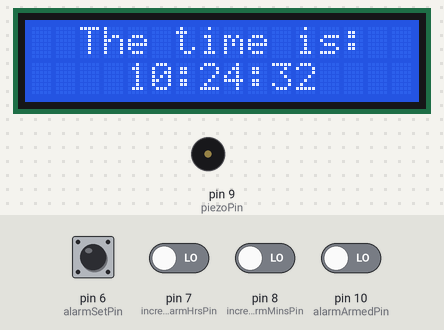
The sketch below on a simulated Arduino Uno, built with avr-gcc and run on an emulated ATmega328P. Shown: 16×2 character LCD, buzzer (waves = sounding, pin HIGH). The inputs (shaded band) are chosen by the test bench; at power-on: pin 6 (alarmSetPin), pin 7 (incrementAlarmHrsPin), pin 8 (incrementAlarmMinsPin), pin 10 (alarmArmedPin) LOW. The local clock reads 2024-03-15 10:24:30 at power-on unless the sketch sets it.

Above: at 2.2 s.
2.3 s: pin 6 (alarmSetPin) pulled HIGH for 0.15 s
At 2.38 s:
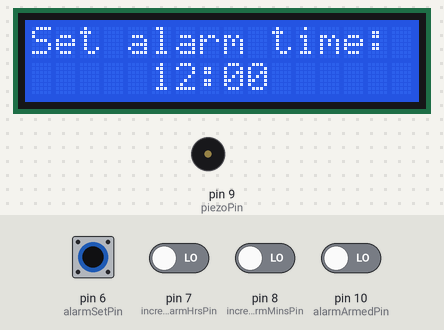
3.9 s: pin 10 (alarmArmedPin) driven HIGH
At 4.8 s:
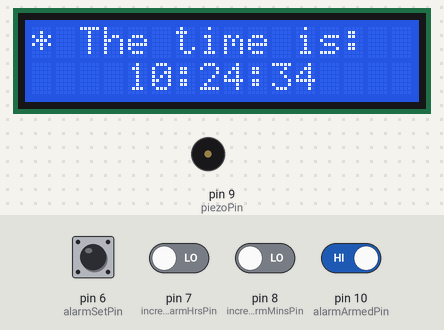
6.9 s: pin 10 (alarmArmedPin) driven LOW
At 7.8 s:
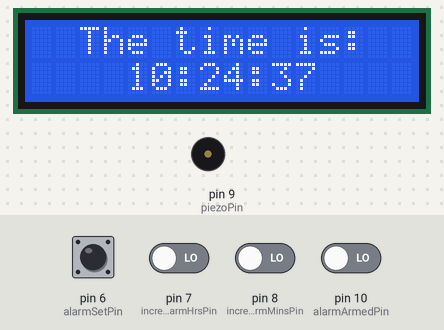
Timing chart, 0 to 9.9 s (numbered marks = the images above; inputs shaded):
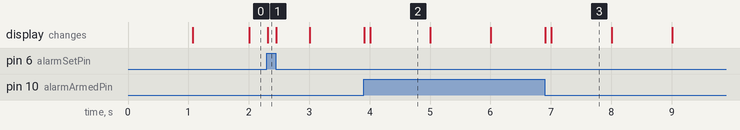

Measured:
- after the input at 2.3 s, the display: changes at once (image 1)
- after the input at 3.9 s, the display: first changes at once (image 2 shows a later state)
- after the input at 6.9 s, the display: first changes at once (image 3 shows a later state)
- what the display in image 2 shows lasts 1.0 s, from 4.0 s to 5.0 s

The sketch:

AlarmClock.ino
```cpp
/* Adapted from Arduino Projects for Dummies by Brock Craft
 *
 * Chapter 7: Building an Arduino Clock
 * An alarm clock that uses the Adafruit Industries DS1307 RTC Breakout board
 * and a 16x2 Parallel LCD Display
 *
 * Uses the following libraries:Wire,LiquitCrystal,
 * and the Adafruit RTC library
*/

#include <Wire.h>          // I2C Wire Library for communicating with the DS1307 RTC
#include "RTClib.h"        // Date and time functions for the DS1307 RTC connected
#include <LiquidCrystal.h> // Display functions for the LCD Display

RTC_DS1307 rtc;                         // Create a realtime clock called rtc
LiquidCrystal lcd(12, 11, 5, 4, 3, 2);  // Create an LCD called lcd

DateTime now;        // Creates a DateTime object called now so that we can read from the RTC module

boolean displayAlarmSet = false;  // Whether we are in the show time mode or show alarm set mode
boolean alarm = false;   // Whether the alarm is set or not
boolean armed = false;   // Whether the alarm is armed or not

int alarmHrs = 12;   // You can set the alarm time in code, here
int alarmMins = 00;

// User input to set alarm time
const int alarmSetPin=6;           // Used to change to alarm set mode
const int incrementAlarmHrsPin=7;  // Used to increment the alarm hours in alarm set mode
const int incrementAlarmMinsPin=8; // Used to increment the alarm minutes in alarm set mode
const int piezoPin = 9;            // Used for the piezoelectric sounder
const int alarmArmedPin=10;        // Use to enable the alarm to go off


void setup () {
  Wire.begin();      // Enables the communication for the LCD
  rtc.begin();       // Enables the RTC
  lcd.begin(16, 2);  // Enables he LCD
  lcd.print("  It's Alive!");    // Print a message, centered, to the LCD to confirm is working
  delay(1000);                    // Wait a moment so we can read it
  lcd.clear();       // Clear the LCD

  // Set several pins for input and output
  pinMode(alarmSetPin, INPUT);
  pinMode(incrementAlarmHrsPin, INPUT);
  pinMode(incrementAlarmMinsPin, INPUT);
  pinMode(piezoPin, OUTPUT);
  pinMode(alarmArmedPin, INPUT);

}

void loop () {
  now = rtc.now(); // Get the current time

  int alarmArmed=digitalRead(alarmArmedPin);
  if (alarmArmed==HIGH){
   armed=true;
  } else {
   armed=false;
  }

  // Determine whether to sound the alarm or not
 if(armed){        // If the alarm is armed and...
  if (!alarm){     // If we are not currently sounding the alarm
    checkAlarm();  // Check to see if it is the time it should be triggered
  }
  else {
    soundAlarm();  // Otherwise, we should be sounding the alarm, so do it.
  }
}
  // Check whether we are in Alarm Set mode
  int setMode = digitalRead(alarmSetPin);  // Read the pin that the switch is on
  if (setMode==HIGH){      // If the pin is high
    displayAlarmSet=true;  // Set displayAlarmSet true. It's used by updateDisplay to switch between showing alarm or current time
    setAlarm();            // Go read the switches to set the alarm
  }
  else {                   // If we aren't in set mode
    displayAlarmSet=false; // We are not is net mode so make sure the flag is correct
  }

  // Refresh the display
  updateDisplay();
}

// Update the display with either the current time or the time the alarm is set for
void updateDisplay(){

   if(displayAlarmSet){   // If we are in alarm set mode, DISPLAY ALARM SET TEXT
    lcd.setCursor(0, 0);  // Set the cursor at the column zero, upper row
    lcd.print("Set alarm time: ");
    lcd.setCursor(4, 1);  // Move the cursor to column four, lower row
    lcd.print(" ");       // Write over digits of the time that was previously displayed
    lcd.setCursor(5, 1);  // Move to the next column so the time will be centered
    if (alarmHrs<10){     // Integers of 0-9 are only one digit. If so...
      lcd.print(0);       // ... add a zero in front of it
    }
    lcd.print(alarmHrs);  // Print the current alarm hour
    lcd.setCursor(7, 1);  // Move to the next column
    lcd.print(":");       // And print the colon
    lcd.setCursor(8, 1);  // Move to the next column
    if (alarmMins<10){    // Integers of 0-9 are only one digit. If so...
      lcd.print(0);       // ... add a zero in front of it
    }
    lcd.print(alarmMins); // Print the current alarm minutes
    lcd.setCursor(10, 1); // Move to the next column
    lcd.print("  ");      // Write spaces over the digits of time previously displayed
  }
  else {                  // If we are in NOT alarm set mode, DISPLAY CURRENT TIME

    int h = now.hour();   // Get the hours right now and store them in an integer called h
    int m = now.minute(); // Get the minutes right now and store them in an integer called m
    int s = now.second(); // Get the seconds right now and store them in an integer called s

    lcd.setCursor(0, 0);  // Set the cursor at the column zero, upper row...
    if(armed){
      lcd.print("* The time is: ");
    }
    else {
      lcd.print("  The time is: ");  // ...with spaces to clear characters from setting alarm.
    }
    lcd.setCursor(4, 1);  // Move the cursor to column four, lower row

    if (h<10){            // Add a zero, if necessary, as above
      lcd.print(0);
    }
    lcd.print(h);         // Display the current hour
    lcd.setCursor(6, 1);  // Move to the next column
    lcd.print(":");       // And print the colon
    lcd.setCursor(7, 1);  // Move to the next column
    if (m<10){            // Add a zero, if necessary, as above
      lcd.print(0);
    }
    lcd.print(m);         // Display the current minute
    lcd.setCursor(9, 1);  // Move to the next column
    lcd.print(":");       // And print the colon
    lcd.setCursor(10, 1); // Move to the next column
    if (s<10){            // Add a zero, if necessary, as above
      lcd.print(0);
    }
    lcd.print(s);         // Display the current second
  }

}

// Check whether to sound the alarm
void checkAlarm(){
  if(alarmHrs==now.hour() && alarmMins==now.minute() && now.second()==0){  // If the alarm time is now, and it's zero seconds
    alarm=true;  // set the alarm flag to be true. The next time the main loop executes, the alarm will be activated
  }
}

// Increment hours or minutes
void setAlarm(){
  int hrs=digitalRead(incrementAlarmHrsPin);
  int mins=digitalRead(incrementAlarmMinsPin);

  if (hrs==HIGH){    // If the hours switch is pressed
    alarmHrs+=1;     // Increment the hours upward
    delay(200);      // Wait a moment between incrementing the numbers
    if(alarmHrs>23){ // if the hour is over 23, set it back to 0
      alarmHrs=0;
    }
  }
  if (mins==HIGH){    // If the minutes switch is pressed
    alarmMins+=1;     // Increment the minutes upward
    delay(200);       // Wait a moment between incrementing the numbers
    if(alarmMins>59){ // if the minute is over 59, set it back to 0
      alarmMins=0;
    }
  }
}

void soundAlarm() {
  float alarmFrequency=1400;  // The value for the alarm tone in Hz
  float period = (1.0 / alarmFrequency) * 1000000;
  long beepDuration=250000;   // the time in microseconds
  long elapsedTime = 0;

  while (elapsedTime < beepDuration) {
    digitalWrite(piezoPin,HIGH);
    delayMicroseconds(period / 2);
    digitalWrite(piezoPin, LOW);
    delayMicroseconds(period / 2);
    elapsedTime += (period);
  }
  digitalWrite(piezoPin, LOW);
  delayMicroseconds(beepDuration);

  // Listend for either button to be pressed and if so, turn off the alarm
  int hrs=digitalRead(incrementAlarmHrsPin);
  int mins=digitalRead(incrementAlarmMinsPin);

  if (hrs==HIGH || mins==HIGH){
    alarm=false;
  }
}
```
